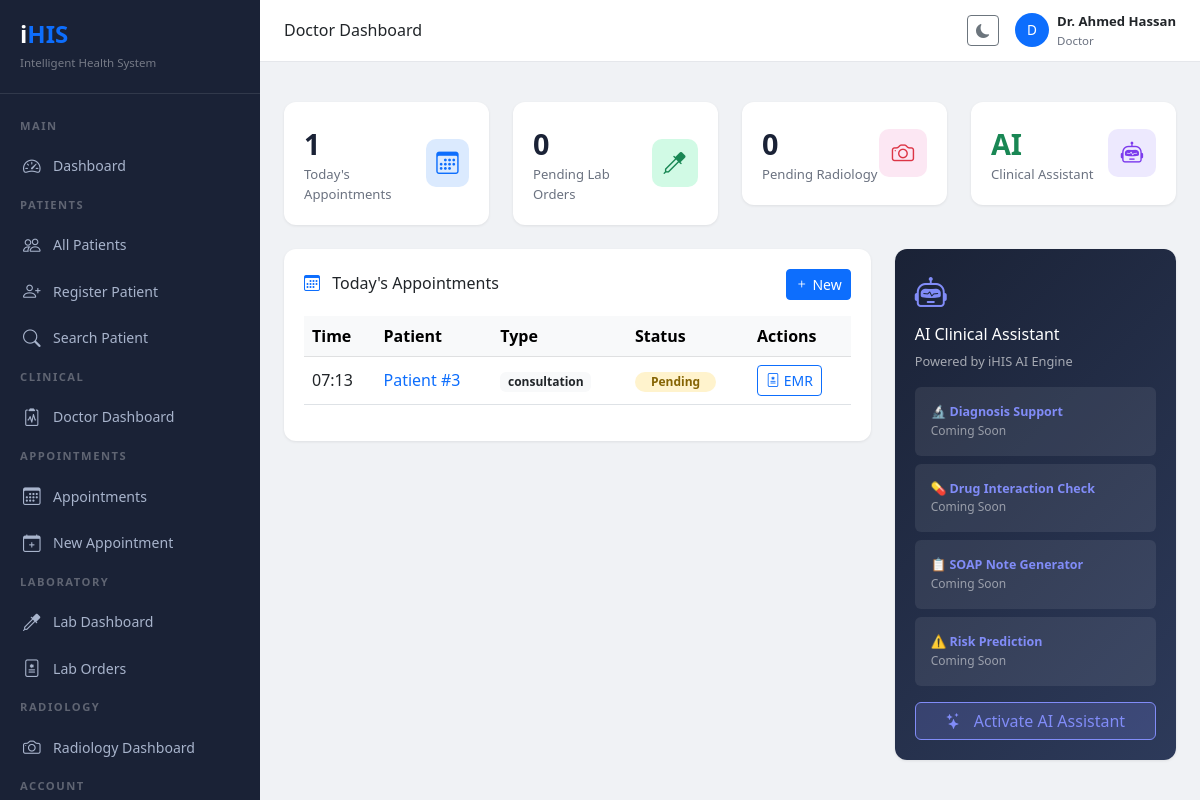
The app's page /doctors/ (signed in) with its own data.
### models/user.py (models this page shows, shortened)
class User(UserMixin, db.Model):
    __tablename__ = 'users'
    id = db.Column(db.Integer, primary_key=True)
    username = db.Column(db.String(80), unique=True, nullable=False)
    email = db.Column(db.String(120), unique=True, nullable=False)
    password_hash = db.Column(db.String(255), nullable=False)
    role_id = db.Column(db.Integer, db.ForeignKey('roles.id'), nullable=False)
    full_name = db.Column(db.String(150))
    phone = db.Column(db.String(20))
    is_active = db.Column(db.Boolean, default=True)
    created_at = db.Column(db.DateTime, default=datetime.utcnow)
    updated_at = db.Column(db.DateTime, default=datetime.utcnow, onupdate=datetime.utcnow)
    deleted_at = db.Column(db.DateTime, nullable=True)
    last_login = db.Column(db.DateTime, nullable=True)

class Role(db.Model):
    __tablename__ = 'roles'
    id = db.Column(db.Integer, primary_key=True)
    name = db.Column(db.String(50), unique=True, nullable=False)
    description = db.Column(db.String(200))
    created_at = db.Column(db.DateTime, default=datetime.utcnow)
    users = db.relationship('User', backref='role', lazy=True)

### models/appointment.py (models this page shows, shortened)
class Appointment(db.Model):
    __tablename__ = 'appointments'
    id = db.Column(db.Integer, primary_key=True)
    patient_id = db.Column(db.Integer, db.ForeignKey('patients.id'), nullable=False)
    doctor_id = db.Column(db.Integer, db.ForeignKey('users.id'), nullable=False)
    scheduled_at = db.Column(db.DateTime, nullable=False)
    duration = db.Column(db.Integer, default=30)  # minutes
    status = db.Column(db.String(30), default='pending')
    reason = db.Column(db.Text)
    notes = db.Column(db.Text)
    appointment_type = db.Column(db.String(50))
    created_by = db.Column(db.Integer, db.ForeignKey('users.id'))
    created_at = db.Column(db.DateTime, default=datetime.utcnow)
    updated_at = db.Column(db.DateTime, default=datetime.utcnow,
                           onupdate=datetime.utcnow)
    deleted_at = db.Column(db.DateTime, nullable=True)

### routes/doctor.py (the view)
@doctor.route('/')
@login_required
@doctor_required
def index():
    today = datetime.utcnow().date()
    appointments = Appointment.query.filter_by(
        doctor_id=current_user.id
    ).filter(
        db.func.date(Appointment.scheduled_at) == today
    ).all()
    pending_labs = LabOrder.query.filter_by(
        doctor_id=current_user.id,
        status='pending'
    ).count()
    pending_radiology = RadiologyOrder.query.filter_by(
        doctor_id=current_user.id,
        status='pending'
    ).count()
    return render_template('dashboard/doctor.html',
                           appointments=appointments,
                           pending_labs=pending_labs,
                           pending_radiology=pending_radiology)

### templates/dashboard/doctor.html (shortened to what this page needs)
{% extends "base.html" %}
{% block page_title %}Doctor Dashboard{% endblock %}
{% block content %}
<div class="row g-4 mb-4">
    <div class="col-md-3">
        <div class="stat-card">
            <div class="d-flex align-items-center justify-content-between">
                <div>
                    <div class="stat-value">{{ appointments|length }}</div>
                    <div class="stat-label">Today's Appointments</div>
                </div>
                <div class="stat-icon" style="background:#dbeafe">
                    <i class="bi bi-calendar3 text-primary"></i>
                </div>
            </div>
        </div>
    </div>
    <div class="col-md-3">
        <div class="stat-card">
            <div class="d-flex align-items-center justify-content-between">
                <div>
                    <div class="stat-value">{{ pending_labs }}</div>
                    <div class="stat-label">Pending Lab Orders</div>
                </div>
                <div class="stat-icon" style="background:#d1fae5">
                    <i class="bi bi-eyedropper text-success"></i>
                </div>
            </div>
        </div>
    </div>
    <div class="col-md-3">
        <div class="stat-card">
            <div class="d-flex align-items-center justify-content-between">
                <div>
                    <div class="stat-value">{{ pending_radiology }}</div>
                    <div class="stat-label">Pending Radiology</div>
                </div>
                <div class="stat-icon" style="background:#fce7f3">
                    <i class="bi bi-camera text-danger"></i>
                </div>
            </div>
        </div>
    </div>
    <div class="col-md-3">
        <div class="stat-card">
            <div class="d-flex align-items-center justify-content-between">
                <div>
                    <div class="stat-value text-success">AI</div>
                    <div class="stat-label">Clinical Assistant</div>
                </div>
                <div class="stat-icon" style="background:#ede9fe">
                    <i class="bi bi-robot text-purple"
                       style="color:#7c3aed"></i>
                </div>
            </div>
        </div>
    </div>
</div>
<div class="row g-4">
    <div class="col-md-8">
        <div class="table-card">
            <div class="d-flex align-items-center
                        justify-content-between mb-3">
                <h6 class="fw-700 mb-0">
                    <i class="bi bi-calendar3 me-2 text-primary"></i>
                    Today's Appointments
                </h6>
                <a href="{{ url_for('appointment.new') }}"
                   class="btn btn-sm btn-primary">
                    <i class="bi bi-plus"></i> New
                </a>
            </div>
            {% if appointments %}
            <div class="table-responsive">
                <table class="table table-hover align-middle">
                    <thead class="table-light">
                        <tr>
                            <th>Time</th>
                            <th>Patient</th>
                            <th>Type</th>
                            <th>Status</th>
                            <th>Actions</th>
                        </tr>
                    </thead>
                    <tbody>
                        {% for appt in appointments %}
                        <tr>
                            <td>
                                <span class="fw-600">
                                    {{ appt.scheduled_at.strftime('%H:%M') }}
                                </span>
                            </td>
                            <td>
                                <a href="{{ url_for('patient.view', id=appt.patient_id) }}"
                                   class="text-decoration-none fw-600">
                                    Patient #{{ appt.patient_id }}
                                </a>
                            </td>
                            <td>
                                <span class="badge bg-light text-dark">
                                    {{ appt.appointment_type or 'General' }}
                                </span>
                            </td>
                            <td>
                                <span class="badge status-{{ appt.status }}
                                            rounded-pill px-3">
                                    {{ appt.status | title }}
                                </span>
                            </td>
                            <td>
                                <a href="{{ url_for('doctor.new_record', patient_id=appt.patient_id) }}"
                                   class="btn btn-xs btn-outline-primary btn-sm">
                                    <i class="bi bi-file-medical"></i> EMR
                                </a>
                            </td>
                        </tr>
                        {% endfor %}
                    </tbody>
                </table>
            </div>
            {% else %}
            <div class="text-center py-5 text-muted">
                <i class="bi bi-calendar-x"
                   style="font-size:2.5rem"></i>
                <p class="mt-2">No appointments today</p>
            </div>
            {% endif %}
        </div>
    </div>
    <div class="col-md-4">
        <div class="table-card h-100"
             style="background: linear-gradient(135deg, #1a2236, #2d3a5a)">
            <div class="text-white mb-3">
                <i class="bi bi-robot"
                   style="font-size:2rem;color:#818cf8"></i>
                <h6 class="fw-700 mt-2">AI Clinical Assistant</h6>
                <p style="font-size:0.8rem;color:rgba(255,255,255,0.6)">
                    Powered by iHIS AI Engine
                </p>
            </div>
            <div class="d-flex flex-column gap-2">
                <div class="p-3 rounded"
                     style="background:rgba(255,255,255,0.08)">
                    <div style="font-size:0.78rem;color:#818cf8;
                                font-weight:600">
                        🔬 Diagnosis Support
                    </div>
                    <div style="font-size:0.75rem;
                                color:rgba(255,255,255,0.5)">
                        Coming Soon
                    </div>
                </div>
                <div class="p-3 rounded"
                     style="background:rgba(255,255,255,0.08)">
                    <div style="font-size:0.78rem;color:#818cf8;
                                font-weight:600">
                        💊 Drug Interaction Check
                    </div>
                    <div style="font-size:0.75rem;
                                color:rgba(255,255,255,0.5)">
                        Coming Soon
                    </div>
                </div>
                <div class="p-3 rounded"
                     style="background:rgba(255,255,255,0.08)">
                    <div style="font-size:0.78rem;color:#818cf8;
                                font-weight:600">
                        📋 SOAP Note Generator
                    </div>
                    <div style="font-size:0.75rem;
                                color:rgba(255,255,255,0.5)">
                        Coming Soon
                    </div>
                </div>
                <div class="p-3 rounded"
                     style="background:rgba(255,255,255,0.08)">
                    <div style="font-size:0.78rem;color:#818cf8;
                                font-weight:600">
                        ⚠️ Risk Prediction
                    </div>
                    <div style="font-size:0.75rem;
                                color:rgba(255,255,255,0.5)">
                        Coming Soon
                    </div>
                </div>
            </div>
            <button class="btn w-100 mt-3"
                    style="background:rgba(129,140,248,0.2);
                           color:#818cf8;border:1px solid #818cf8">
                <i class="bi bi-stars me-2"></i>
                Activate AI Assistant
            </button>
        </div>
    </div>
</div>
{% endblock %}

### templates/base.html (shortened to what this page needs)
<!DOCTYPE html>
<html lang="en" data-bs-theme="light">
<head>
    <link href="https://cdn.jsdelivr.net/npm/bootstrap@5.3.0/dist/css/bootstrap.min.css" rel="stylesheet">
    <link href="https://cdn.jsdelivr.net/npm/bootstrap-icons@1.11.0/font/bootstrap-icons.css" rel="stylesheet">
</head>
<body>
{% if current_user.is_authenticated %}
<div class="sidebar" id="sidebar">
    <div class="sidebar-brand">
        <h4>i<span>HIS</span></h4>
        <small style="color:rgba(255,255,255,0.4);font-size:0.72rem;">
            Intelligent Health System
        </small>
    </div>
    <div class="sidebar-menu">
        <div class="menu-label">Main</div>
        <a href="{{ url_for('auth.dashboard') }}" class="sidebar-link">
            <i class="bi bi-speedometer2"></i> Dashboard
        </a>
        {% if current_user.role.name in ['admin','superadmin','doctor','nurse','receptionist'] %}
        <div class="menu-label">Patients</div>
        <a href="{{ url_for('patient.index') }}" class="sidebar-link">
            <i class="bi bi-people"></i> All Patients
        </a>
        <a href="{{ url_for('patient.new') }}" class="sidebar-link">
            <i class="bi bi-person-plus"></i> Register Patient
        </a>
        <a href="{{ url_for('patient.search') }}" class="sidebar-link">
            <i class="bi bi-search"></i> Search Patient
        </a>
        {% endif %}
        {% if current_user.role.name in ['doctor','admin','superadmin'] %}
        <div class="menu-label">Clinical</div>
        <a href="{{ url_for('doctor.index') }}" class="sidebar-link">
            <i class="bi bi-clipboard2-pulse"></i> Doctor Dashboard
        </a>
        {% endif %}
        <div class="menu-label">Appointments</div>
        <a href="{{ url_for('appointment.index') }}" class="sidebar-link">
            <i class="bi bi-calendar3"></i> Appointments
        </a>
        <a href="{{ url_for('appointment.new') }}" class="sidebar-link">
            <i class="bi bi-calendar-plus"></i> New Appointment
        </a>
        {% if current_user.role.name in ['lab_tech','doctor','admin','superadmin'] %}
        <div class="menu-label">Laboratory</div>
        <a href="{{ url_for('laboratory.index') }}" class="sidebar-link">
            <i class="bi bi-eyedropper"></i> Lab Dashboard
        </a>
        <a href="{{ url_for('laboratory.orders') }}" class="sidebar-link">
            <i class="bi bi-file-medical"></i> Lab Orders
        </a>
        {% endif %}
        {% if current_user.role.name in ['radiologist','doctor','admin','superadmin'] %}
        <div class="menu-label">Radiology</div>
        <a href="{{ url_for('radiology.index') }}" class="sidebar-link">
            <i class="bi bi-camera"></i> Radiology Dashboard
        </a>
        {% endif %}
        <div class="menu-label">Account</div>
    </div>
</div>
<div class="main-content">
    <div class="topbar">
        <div class="d-flex align-items-center gap-3">
            <h6 class="mb-0 fw-600">
                {% block page_title %}Dashboard{% endblock %}
            </h6>
        </div>
        <div class="d-flex align-items-center gap-3">
            <button class="btn btn-sm btn-outline-secondary"
                    onclick="toggleDarkMode()">
                <i class="bi bi-moon-fill"></i>
            </button>
            <div class="d-flex align-items-center gap-2">
                <div class="rounded-circle bg-primary text-white d-flex
                            align-items-center justify-content-center"
                     style="width:34px;height:34px;font-size:0.85rem">
                    {{ current_user.full_name[0] if current_user.full_name else 'U' }}
                </div>
                <div>
                    <div style="font-size:0.82rem;font-weight:600">
                        {{ current_user.full_name }}
                    </div>
                    <div style="font-size:0.72rem;color:#6b7280">
                        {{ current_user.role.name | title }}
                    </div>
                </div>
            </div>
        </div>
    </div>
    <div class="px-4 pt-3">
    </div>
    <div class="content-area">
        {% block content %}{% endblock %}
    </div>
</div>
{% else %}
{% block auth_content %}{% endblock %}
{% endif %}
</body>
</html>

### records on screen
User: full_name "D", full_name "Dr. Ahmed Hassan"
Role: role.name "Doctor"
Appointment: scheduled_at "07:13", patient_id "3", appointment_type "consultation", status "Pending"

### other values on screen
{{ appointments|length }} "1"
{{ pending_labs }} "0"
{{ pending_radiology }} "0"
